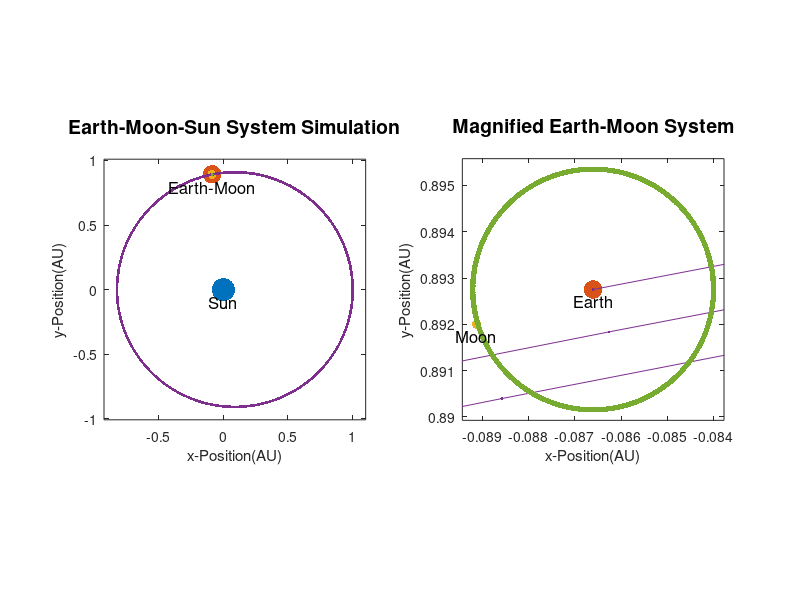

The MATLAB source for this figure:
% The Simulation of Earth-Moon-Sun System in MATLAB

function [] = Q3()
    w_P = 13; % Weight of Period
    w_S = 200; % Weight of Step
    r_EM = 1/389; % Distance of Earth to Moon [AU]

    epoch_E = 4 * pi;
    epoch_M = epoch_E * w_P;
    steps_E = epoch_E * w_S;
    steps_M = epoch_M * w_S;
    tRange_E = linspace(0, epoch_E, steps_E);
    tRange_M = linspace(0, epoch_M, steps_M);

    x_E0 = 1; y_E0 = 0; u_E0 = 0; v_E0 = .95;
    x_M0 = 1; y_M0 = 0; u_M0 = 0; v_M0 = 1;

    [~, Y_E] = ode23(@odeFun, tRange_E, [x_E0, u_E0, y_E0, v_E0]);
    [~, Y_M] = ode23(@odeFun, tRange_M, [x_M0, u_M0, y_M0, v_M0]);

    x_E = Y_E(:, 1);
    y_E = Y_E(:, 3);
    x_M = Y_M(:, 1) * r_EM;
    y_M = Y_M(:, 3) * r_EM;

    f = figure;

    set(f, 'Position', [300, 200, 800, 400]);

    subplot(1, 2, 1);

    plot(0, 0, 'Marker', '.', 'MarkerSize', 50); hold on;
    text(0, -.1, 'Sun', 'FontSize', 12, 'HorizontalAlignment', 'Center');

    p1 = plot(x_E(1), y_E(1), 'Marker', '.', 'MarkerSize', 40);
    p2 = plot(x_M(1) + x_E(1), y_M(1) + y_E(1), 'Marker', '.', 'MarkerSize', 20);
    p3 = plot(x_E(1), y_E(1));
    p4 = plot(x_E(1) + Y_M(1, 1) * r_EM, y_E(1) + Y_M(1, 3) * r_EM); hold off;

    t1 = text(x_E(1), y_E(1) - .1, ...
        'Earth-Moon', 'FontSize', 12, 'HorizontalAlignment', 'Center');

    title({'Earth-Moon-Sun System Simulation'; ''}, 'FontSize', 14);

    xlabel('x-Position(AU)'); ylabel('y-Position(AU)');

    axis equal;
    axis([min(x_E) - .1, max(x_E) + .1, min(y_E) - .1, max(y_E) + .1]);

    subplot(1, 2, 2);

    plot(0, 0, 'Marker', '.', 'MarkerSize', 50); hold on;

    p5 = plot(x_E(1), y_E(1), 'Marker', '.', 'MarkerSize', 40);
    p6 = plot(x_M(1) + x_E(1), y_M(1) + y_E(1), 'Marker', '.', 'MarkerSize', 20);
    p7 = plot(x_E(1), y_E(1));
    p8 = plot(x_E(1) + Y_M(1, 1) * r_EM, y_E(1) + Y_M(1, 3) * r_EM); hold off;

    t2 = text(x_E(1), y_E(1) - .1 * r_EM, ...
        'Earth', 'FontSize', 12, 'HorizontalAlignment', 'Center');
    t3 = text(x_M(1) + x_E(1), y_M(1) + y_E(1) - .1 * r_EM, ...
        'Moon', 'FontSize', 12, 'HorizontalAlignment', 'Center');

    title({'Magnified Earth-Moon System', ''}, 'FontSize', 14);

    xlabel('x-Position(AU)'); ylabel('y-Position(AU)');

    axis equal;
    axis([x_E(1) - 1.1 * r_EM, x_E(1) + 1.1 * r_EM, ...
            y_E(1) - 1.1 * r_EM, y_E(1) + 1.1 * r_EM])

    shg;

    pause(1);

    try

        for i_ = 1:steps_E
            set(f, 'Position', [300, 200, 800, 400]);
            set([p1, p5], 'XData', x_E(i_), 'YData', y_E(i_));
            set([p2, p6], 'XData', x_M(i_ * w_P) + x_E(i_), ...
                'YData', y_M(i_ * w_P) + y_E(i_));
            set([p3, p7], 'XData', x_E(1:i_), 'YData', y_E(1:i_));
            set([p4, p8], 'XData', x_E(i_) + Y_M(1:i_ * w_P, 1) * r_EM, ...
                'YData', y_E(i_) + Y_M(1:i_ * w_P, 3) * r_EM);
            subplot(1, 2, 1);
            delete(t1);
            t1 = text(x_E(i_), y_E(i_) - .1, ...
                'Earth-Moon', 'FontSize', 12, 'HorizontalAlignment', 'Center');
            subplot(1, 2, 2);
            delete(t2);
            t2 = text(x_E(i_), y_E(i_) - .1 * r_EM, ...
                'Earth', 'FontSize', 12, 'HorizontalAlignment', 'Center');
            delete(t3);
            t3 = text(x_M(i_ * w_P) + x_E(i_), ...
                y_M(i_ * w_P) + y_E(i_) - .1 * r_EM, ...
                'Moon', 'FontSize', 12, 'HorizontalAlignment', 'Center');
            axis([x_E(i_) - 1.1 * r_EM, x_E(i_) + 1.1 * r_EM, ...
                    y_E(i_) - 1.1 * r_EM, y_E(i_) + 1.1 * r_EM]);
            pause(.01);
        end

    catch
        return;
    end

end

function dYdt = odeFun(~, Y)
    x = Y(1); u = Y(2); y = Y(3); v = Y(4);

    r = sqrt(x^2 + y^2);

    dxdt = u; dudt = -x / r^3;
    dydt = v; dvdt = -y / r^3;

    dYdt = [dxdt; dudt; dydt; dvdt];
end
